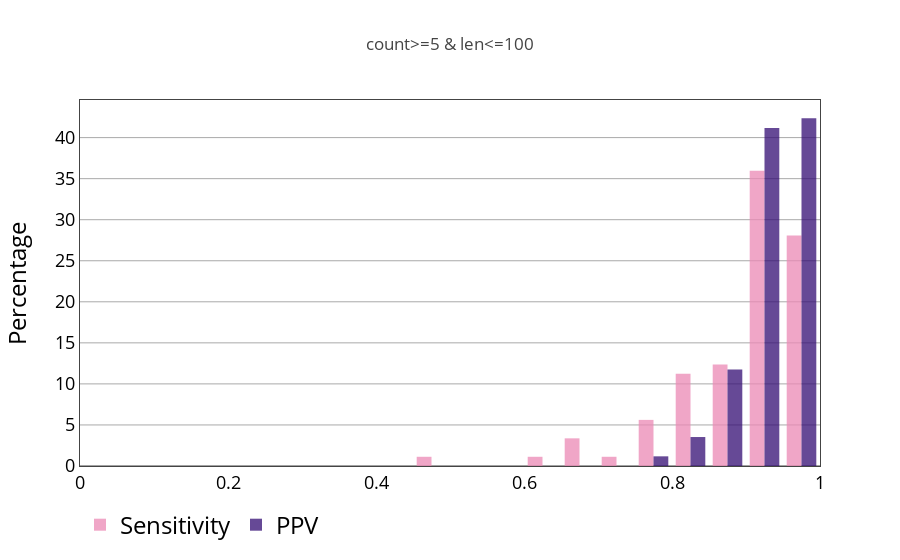

Notebook cell for this chart:
### Code cell
fig = make_hist_2(df_metric[(df_metric['rnafold_count']>=5) & (df_metric['len'] <= 100)],
                 'count>=5 & len<=100')
iplot(fig)

### Figure 1 — Plotly figure (JSON) as saved in the notebook; plotly's stock layout.template omitted (floating-point values rounded to 4 significant figures; data arrays with more than 128 entries replaced by an {"elided": "..."} marker saying what was removed)
{"data": [{"histnorm": "percent", "marker": {"color": "#EB89B5"}, "name": "Sensitivity", "opacity": 0.75, "type": "histogram", "uid": "501424df-dc9c-4d84-b284-863e8eee9b18", "x": {"elided": "250 float values"}, "xbins": {"end": 1, "size": 0.05, "start": 0}}, {"histnorm": "percent", "marker": {"color": "#330C73"}, "name": "PPV", "opacity": 0.75, "type": "histogram", "uid": "44cf5fce-d016-4495-b782-9e88e0f6ce18", "x": {"elided": "250 float values"}, "xbins": {"end": 1, "size": 0.05, "start": 0}}], "layout": {"legend": {"font": {"color": "#000", "size": 24}, "orientation": "h"}, "paper_bgcolor": "rgba(0,0,0,0)", "plot_bgcolor": "rgba(0,0,0,0)", "title": {"text": "count>=5 & len<=100"}, "xaxis": {"mirror": true, "range": [0, 1], "showgrid": false, "showline": true, "tickfont": {"color": "#000", "size": 18}, "title": {"font": {"color": "#000", "size": 24}}, "zeroline": false}, "yaxis": {"gridcolor": "darkgray", "gridwidth": 1, "mirror": true, "showgrid": true, "showline": true, "tickfont": {"color": "#000", "size": 18}, "title": {"font": {"color": "#000", "size": 24}, "text": "Percentage"}}}}
